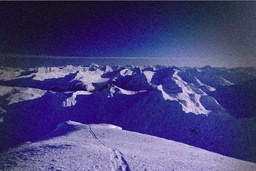
#> input picture convolution/stuff.jpeg, 256 x 171 px, shrunk from 960 x 642 before the run
$ python convoluution.py   (Python 2 division)
#> lines starting #> are read from the running program, lines starting #| are printed output that depends on the picture
import numpy as np
import matplotlib.pyplot as plt

def convolve_no_edge(g,h):
  gx = g.shape[0]
  gy = g.shape[1]

  hx = h.shape[0]
  hy = h.shape[1]
  padx = hx/2
  pady = hy/2

  res = np.zeros((gx - (padx - 1), gy - (pady - 1)))
  for x in range (padx, gx - padx):
    for y in range(pady, gy - pady):
      g_local = g[x-padx:x+padx+1,y-pady:y+pady+1]
      res_pixel = np.sum(np.multiply(g_local, h))
      res[x-padx,y-pady] = res_pixel
  return res

def convolve_fill(g,h, fill_val):
  gx = g.shape[0]
  gy = g.shape[1]

  hx = h.shape[0]
  hy = h.shape[1]
  padx = hx/2
  pady = hy/2

  res = np.zeros((gx, gy))
  for x in range (0, gx):
    for y in range(0, gy):
      g_local = np.array([])
      for j in range(x - padx, x + padx + 1):
        for k in range(y - pady, y + pady + 1):
          if (j < 0 or j >= gx or k < 0 or k >= gy):
            g_local = np.append(g_local, fill_val)
          else:
            g_local = np.append(g_local, g[j,k])
      g_local = g_local.reshape((3,3))
      res_pixel = np.sum(np.multiply(g_local, h))
      res[x-padx,y-pady] = res_pixel
  return res

def convolve_nearest_neighbors(g, h):
  gx = g.shape[0]
  gy = g.shape[1]

  hx = h.shape[0]
  hy = h.shape[1]
  padx = hx/2
  pady = hy/2

  res = np.zeros((gx, gy))
  for x in range (0, gx):
    for y in range(0, gy):
      g_local = np.array([])
      for j in range(x - padx, x + padx + 1):
        for k in range(y - pady, y + pady + 1):
          if (j < 0 or j >= gx or k < 0 or k >= gy):
            j_copy = j
            k_copy = k
            while ((j_copy < 0 or j_copy >= gx) or (k_copy < 0 or k_copy >= gy)):
              if (j_copy < 0):
                j_copy+=1
              elif (j_copy >= gx):
                j_copy-=1
              if (k_copy < 0):
                k_copy+=1
              elif (k_copy >= gy):
                k_copy-=1
            g_local = np.append(g_local, g[j_copy, k_copy])
          else:
            g_local = np.append(g_local, g[j,k])
      g_local = g_local.reshape((3,3))
      res_pixel = np.sum(np.multiply(g_local, h))
      print(res_pixel)
      res[x-padx,y-pady] = res_pixel
  return res

img_color = plt.imread('stuff.jpeg')
#> img_color is the input picture: shape (171, 256, 3); mean R, G, B 70.2, 64.9, 121.5
I_gray = img_color.mean(axis=2)
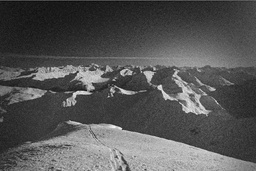
#> I_gray: shape (171, 256) float64; min 10, max 245.7, mean 85.5
Su = np.matrix(
[[-1, 0, 1],
[-2, 0, 2],
[-1,0,1]])

filter = convolve_nearest_neighbors(I_gray, Su.T)
#> after the loop in convolve_nearest_neighbors, `for x in range (0, gx):`:
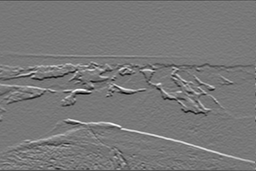
#> res: shape (171, 256) float64; min -682.7, max 768.3, mean 3.2; drawn with min black and max white
plt.imshow(filter, cmap='gray')
plt.show()
